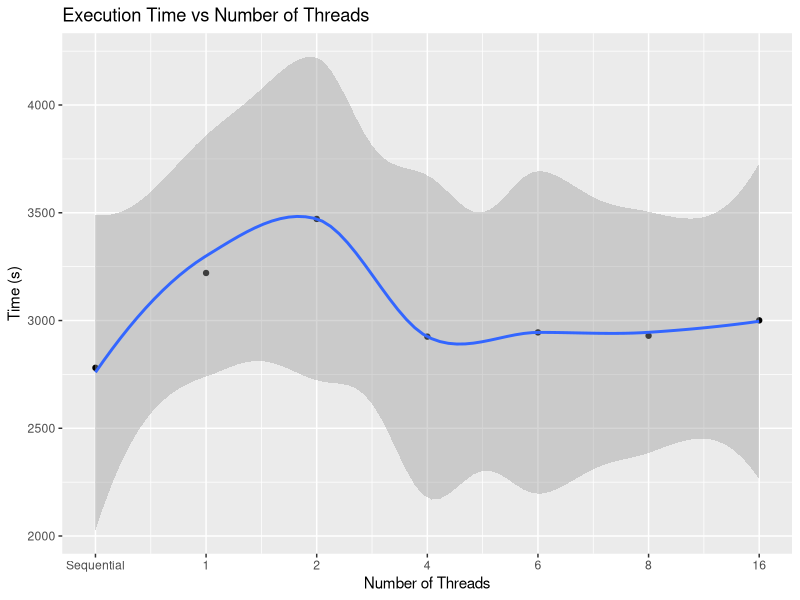
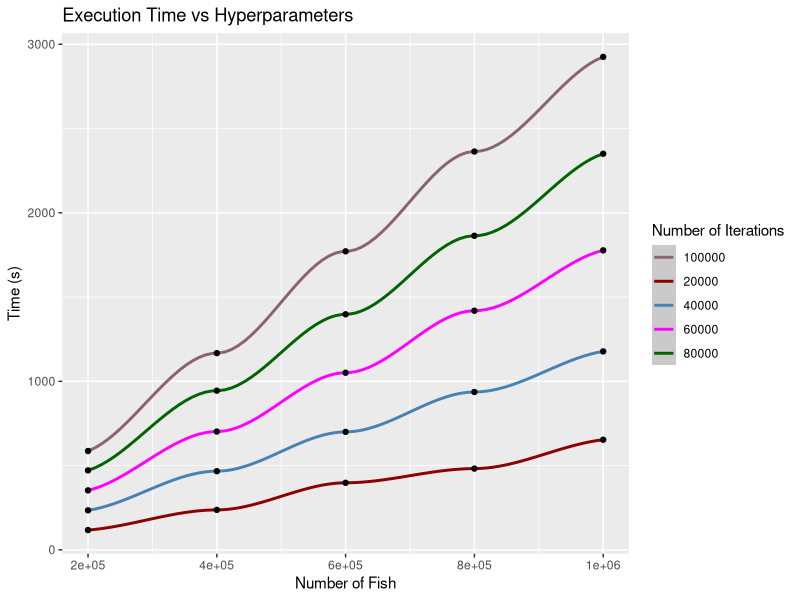
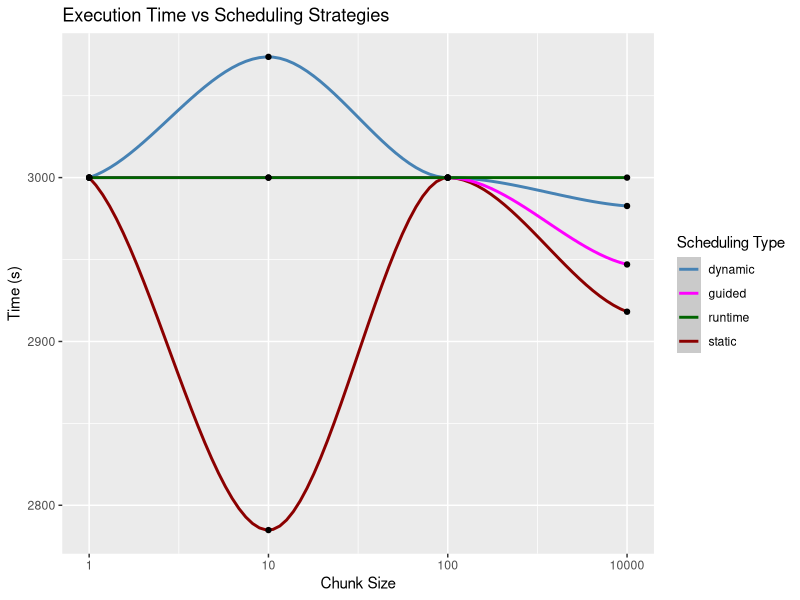

These figures' R source, in order:
## ---- chunk 1
library(ggplot2)
## ---- chunk 2
ggplot(
    data.frame(
      num_threads = seq(7),
      time = c(
        2780.588561,
        3220.587380,
        3471.353496,
        2925.219894,
        2944.861335,
        2929.350958,
        3000.694720)),
    aes(x = num_threads, y = time)) +
    ggtitle("Execution Time vs Number of Threads") +
    labs(x = "Number of Threads", y = "Time (s)") +
    scale_x_continuous(
      breaks = seq(7),
      labels = c("Sequential", 1, 2, 4, 6, 8, 16)) +
    geom_point() +
    geom_smooth()
## ---- chunk 3

ggplot(
  data = data.frame(
    num_fish =  c(200000, 400000, 600000, 800000, 1000000),
    iter_20000 = c(117.350819,237.082449,397.935612,482.203047, 653.402037),
    iter_40000 = c(234.463991,466.925614,700.021926,936.720754,1177.662832),
    iter_60000 = c(353.012268,701.901361,1050.975947,1418.876797,1777.164701),
    iter_80000 = c(471.402103,944.524666,1397.776130,1863.592248,2350.380621),
    iter_100000 = c(586.554482, 1167.285182, 1771.424057,2363.592248, 2925.219894)),
  aes(x = num_fish)) +
  geom_smooth(aes(y = iter_20000, color = "20000")) +
  geom_smooth(aes(y = iter_40000, color = "40000")) +
  geom_smooth(aes(y = iter_60000, color = "60000")) +
  geom_smooth(aes(y = iter_80000, color = "80000")) +
  geom_smooth(aes(y = iter_100000, color = "100000")) +
  geom_point(aes(y = iter_20000)) +
  geom_point(aes(y = iter_40000)) +
  geom_point(aes(y = iter_60000)) +
  geom_point(aes(y = iter_80000)) +
  geom_point(aes(y = iter_100000)) +
  ggtitle("Execution Time vs Hyperparameters") +
  labs(x = "Number of Fish",
    y = "Time (s)",
    color = "Number of Iterations") +
  scale_color_manual(values = c(
    "20000" = "darkred",
    "40000" = "steelblue",
    "60000" = "magenta",
    "80000" = "darkgreen",
    "100000" = "pink4"))
## ---- chunk 4
ggplot(
  data = data.frame(
    chunk_size = c(1, 2, 3, 4),
    static = c(3000, 2784.864581, 3000, 2918.142244),
    dynamic = c(3000, 3073.691588, 3000, 2982.671884),
    guided = c(3000, 3000, 3000, 2946.995764),
    runtime = 3000),
  aes(x = chunk_size)) +
  geom_smooth(aes(y = static, color = "static")) +
  geom_smooth(aes(y = dynamic, color = "dynamic")) +
  geom_smooth(aes(y = guided, color = "guided")) +
  geom_smooth(aes(y = runtime, color = "runtime")) +
  geom_point(aes(y = static)) +
  geom_point(aes(y = dynamic)) +
  geom_point(aes(y = guided)) +
  geom_point(aes(y = runtime)) +
  ggtitle("Execution Time vs Scheduling Strategies") +
  labs(x = "Chunk Size",
    y = "Time (s)",
    color = "Scheduling Type") +
  scale_x_continuous(labels = c(1, 10, 100, 10000)) +
  scale_color_manual(values = c(
    "static" = "darkred",
    "dynamic" = "steelblue",
    "guided" = "magenta",
    "runtime" = "darkgreen"))
